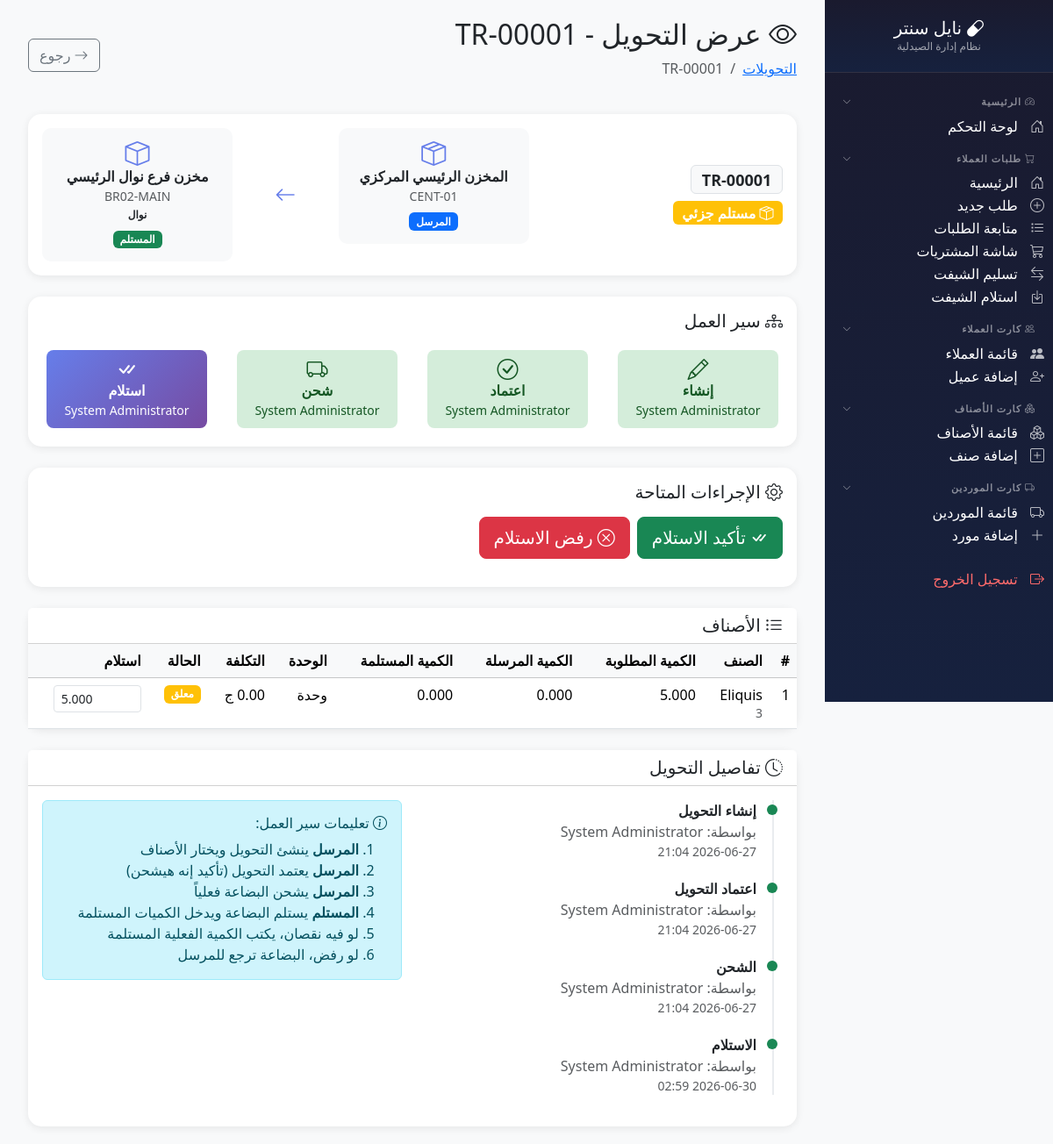
The page /modules/inventory/transfers/view.php?id=1 (signed in) on the database as committed earlier.
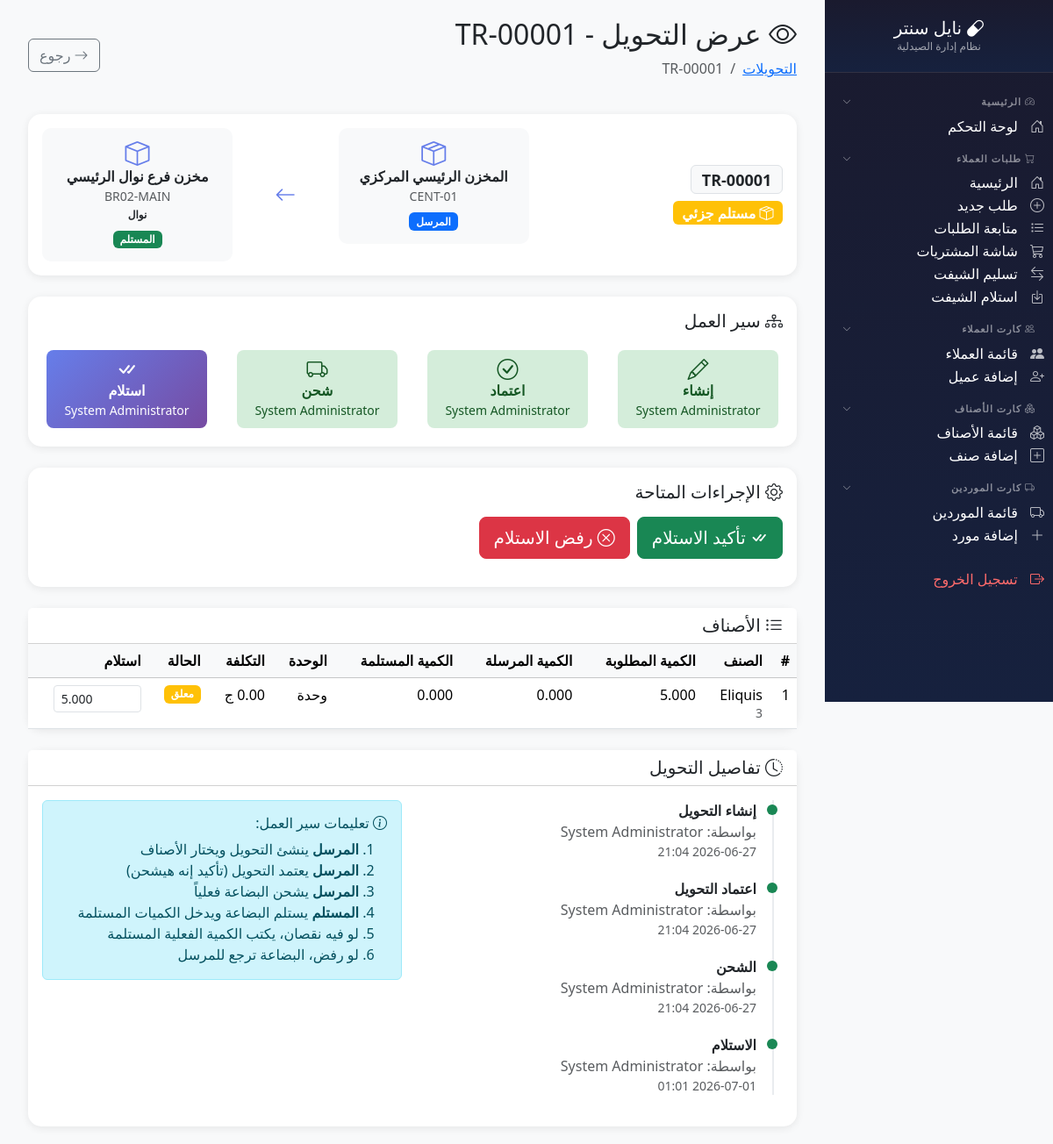
The same page on the database as committed later.
### tables this page shows
CREATE TABLE `inventory_transfers` (
  `id` int(11) NOT NULL,
  `transfer_code` varchar(20) NOT NULL,
  `from_store_id` int(11) NOT NULL,
  `to_store_id` int(11) NOT NULL,
  `from_branch_id` int(11) DEFAULT NULL,
  `to_branch_id` int(11) DEFAULT NULL,
  `transfer_type` enum('internal','branch_to_branch','central_to_branch','branch_to_central') NOT NULL,
  `status` enum('draft','pending','approved','shipped','partial_received','received','rejected','cancelled') DEFAULT 'draft',
  `total_items` int(11) DEFAULT 0,
  `total_quantity` decimal(12,3) DEFAULT 0.000,
  `total_cost` decimal(12,2) DEFAULT 0.00,
  `total_sell` decimal(12,2) DEFAULT 0.00,
  `notes` text DEFAULT NULL,
  `requested_by` int(11) DEFAULT NULL,
  `approved_by` int(11) DEFAULT NULL,
  `shipped_by` int(11) DEFAULT NULL,
  `received_by` int(11) DEFAULT NULL,
  `requested_at` datetime DEFAULT NULL,
  `approved_at` datetime DEFAULT NULL,
  `shipped_at` datetime DEFAULT NULL,
  `received_at` datetime DEFAULT NULL,
  `transfer_date` date DEFAULT NULL,
  `created_at` timestamp NOT NULL DEFAULT current_timestamp()
);

CREATE TABLE `stores` (
  `id` int(11) NOT NULL,
  `store_code` varchar(20) NOT NULL,
  `store_name` varchar(100) NOT NULL,
  `store_type` enum('main','sub') NOT NULL DEFAULT 'sub',
  `store_category` enum('warehouse','pharmacy','expired','damaged','surplus','general') NOT NULL DEFAULT 'general',
  `branch_id` int(11) DEFAULT NULL,
  `parent_store_id` int(11) DEFAULT NULL,
  `is_active` tinyint(1) DEFAULT 1,
  `notes` text DEFAULT NULL,
  `created_by` int(11) DEFAULT NULL,
  `created_at` timestamp NOT NULL DEFAULT current_timestamp(),
  `updated_at` timestamp NOT NULL DEFAULT current_timestamp() ON UPDATE current_timestamp()
);

CREATE TABLE `branches` (
  `id` int(11) NOT NULL,
  `branch_code` varchar(20) NOT NULL,
  `branch_name` varchar(100) NOT NULL,
  `address` varchar(200) DEFAULT NULL,
  `phone` varchar(20) DEFAULT NULL,
  `is_active` tinyint(1) DEFAULT 1,
  `created_at` timestamp NOT NULL DEFAULT current_timestamp()
);

CREATE TABLE `users` (
  `id` int(11) NOT NULL,
  `username` varchar(50) NOT NULL,
  `password` varchar(255) NOT NULL,
  `full_name` varchar(100) NOT NULL,
  `role` enum('admin','pharmacist','purchaser','cashier') DEFAULT 'pharmacist',
  `branch_code` varchar(20) DEFAULT NULL,
  `phone` varchar(20) DEFAULT NULL,
  `is_active` tinyint(1) DEFAULT 1,
  `last_login` datetime DEFAULT NULL,
  `created_at` timestamp NOT NULL DEFAULT current_timestamp(),
  `updated_at` timestamp NOT NULL DEFAULT current_timestamp() ON UPDATE current_timestamp()
);

### modules/inventory/transfers/view.php (the view, shortened to what the changed rows need)
<?php
$db = getDB();
$transfer_id = intval($_GET['id'] ?? 0);
$stmt = $db->prepare("
    SELECT t.*,
        fs.store_name as from_store_name, fs.store_code as from_store_code,
        ts.store_name as to_store_name, ts.store_code as to_store_code,
        fb.branch_name as from_branch_name,
        tb.branch_name as to_branch_name,
        u1.full_name as requested_by_name,
        u2.full_name as approved_by_name,
        u3.full_name as shipped_by_name,
        u4.full_name as received_by_name
    FROM inventory_transfers t
    LEFT JOIN stores fs ON t.from_store_id = fs.id
    LEFT JOIN stores ts ON t.to_store_id = ts.id
    LEFT JOIN branches fb ON t.from_branch_id = fb.id
    LEFT JOIN branches tb ON t.to_branch_id = tb.id
    LEFT JOIN users u1 ON t.requested_by = u1.id
    LEFT JOIN users u2 ON t.approved_by = u2.id
    LEFT JOIN users u3 ON t.shipped_by = u3.id
    LEFT JOIN users u4 ON t.received_by = u4.id
    WHERE t.id = ?
");
$stmt->execute([$transfer_id]);
$transfer = $stmt->fetch();
$status_labels = [
    'draft' => ['مسودة', 'bg-secondary', 'bi-pencil'],
    'pending' => ['معلق', 'bg-warning text-dark', 'bi-clock'],
    'approved' => ['معتمد', 'bg-info', 'bi-check-circle'],
    'shipped' => ['مرسل', 'bg-primary', 'bi-truck'],
    'partial_received' => ['مستلم جزئي', 'bg-warning', 'bi-box-seam'],
    'received' => ['مستلم', 'bg-success', 'bi-check-all'],
    'rejected' => ['مرفوض', 'bg-danger', 'bi-x-circle'],
    'cancelled' => ['ملغي', 'bg-dark', 'bi-x-octagon']
];
$status_info = $status_labels[$transfer['status']] ?? ['غير معروف', 'bg-secondary', 'bi-question'];
$page_title = 'عرض التحويل - ' . $transfer['transfer_code'];
?>
<!DOCTYPE html>
<html lang="ar" dir="rtl">
<head>
    <link href="https://cdn.jsdelivr.net/npm/bootstrap@5.3.2/dist/css/bootstrap.rtl.min.css" rel="stylesheet">
    <link href="https://cdn.jsdelivr.net/npm/bootstrap-icons@1.11.1/font/bootstrap-icons.css" rel="stylesheet">
</head>
<body>
    <div class="main-content">
        <div class="container-fluid">
            <div class="d-flex justify-content-between align-items-center mb-4">
                <div>
                    <h2><i class="bi bi-eye"></i> <?= $page_title ?></h2>
                    <nav aria-label="breadcrumb">
                        <ol class="breadcrumb">
                            <li class="breadcrumb-item"><a href="index.php">التحويلات</a></li>
                            <li class="breadcrumb-item active"><?= htmlspecialchars($transfer['transfer_code']) ?></li>
                        </ol>
                    </nav>
                </div>
            </div>
            <div class="card mb-4">
                <div class="card-body">
                    <div class="row align-items-center">
                        <div class="col-md-4">
                            <h4><span class="badge bg-light text-dark border"><?= htmlspecialchars($transfer['transfer_code']) ?></span></h4>
                            <span class="badge <?= $status_info[1] ?> fs-6">
                                <i class="bi <?= $status_info[2] ?>"></i> <?= $status_info[0] ?>
                            </span>
                        </div>
                        <div class="col-md-8">
                            <div class="row">
                                <div class="col-5">
                                    <div class="store-box">
                                        <i class="bi bi-box-seam"></i>
                                        <div class="fw-bold"><?= htmlspecialchars($transfer['from_store_name']) ?></div>
                                        <small class="text-muted"><?= htmlspecialchars($transfer['from_store_code']) ?></small>
                                        <div class="mt-2"><span class="badge bg-primary">المرسل</span></div>
                                    </div>
                                </div>
                                <div class="col-5">
                                    <div class="store-box">
                                        <i class="bi bi-box"></i>
                                        <div class="fw-bold"><?= htmlspecialchars($transfer['to_store_name']) ?></div>
                                        <small class="text-muted"><?= htmlspecialchars($transfer['to_store_code']) ?></small>
                                        <?php if ($transfer['to_branch_name']): ?>
                                            <div><span class="badge bg-light text-dark"><?= htmlspecialchars($transfer['to_branch_name']) ?></span></div>
                                        <?php endif; ?>
                                        <div class="mt-2"><span class="badge bg-success">المستلم</span></div>
                                    </div>
                                </div>
                            </div>
                        </div>
                    </div>
                </div>
            </div>
            <div class="card mb-4">
                <div class="card-body">
                    <div class="row">
                        <div class="col">
                            <div class="workflow-step <?= in_array($transfer['status'], ['draft', 'approved', 'shipped', 'partial_received', 'received']) ? 'completed' : 'pending' ?>">
                                <i class="bi bi-pencil fs-4"></i>
                                <div class="fw-bold">إنشاء</div>
                                <small><?= htmlspecialchars($transfer['requested_by_name'] ?? '') ?></small>
                            </div>
                        </div>
                        <div class="col">
                            <div class="workflow-step <?= in_array($transfer['status'], ['approved', 'shipped', 'partial_received', 'received']) ? 'completed' : 'pending' ?>">
                                <i class="bi bi-check-circle fs-4"></i>
                                <div class="fw-bold">اعتماد</div>
                                <small><?= htmlspecialchars($transfer['approved_by_name'] ?? '') ?></small>
                            </div>
                        </div>
                        <div class="col">
                            <div class="workflow-step <?= in_array($transfer['status'], ['shipped', 'partial_received', 'received']) ? 'completed' : 'pending' ?>">
                                <i class="bi bi-truck fs-4"></i>
                                <div class="fw-bold">شحن</div>
                                <small><?= htmlspecialchars($transfer['shipped_by_name'] ?? '') ?></small>
                            </div>
                        </div>
                        <div class="col">
                            <div class="workflow-step <?= in_array($transfer['status'], ['received']) ? 'completed' : ($transfer['status'] === 'partial_received' ? 'active' : 'pending') ?>">
                                <i class="bi bi-check-all fs-4"></i>
                                <div class="fw-bold">استلام</div>
                                <small><?= htmlspecialchars($transfer['received_by_name'] ?? '') ?></small>
                            </div>
                        </div>
                    </div>
                </div>
            </div>
            <div class="card mb-4">
                <div class="card-body p-0">
                    <div class="table-responsive">
                        <table class="table table-hover mb-0">
                            <thead class="table-light">
                                <tr>
                                    <th>#</th>
                                    <th>الصنف</th>
                                    <th>الكمية المطلوبة</th>
                                    <th>الكمية المرسلة</th>
                                    <th>الكمية المستلمة</th>
                                    <th>الوحدة</th>
                                    <th>التكلفة</th>
                                    <th>الحالة</th>
                                    <?php if ($transfer['status'] === 'shipped' || $transfer['status'] === 'partial_received'): ?>
                                    <th>استلام</th>
                                    <?php endif; ?>
                                </tr>
                            </thead>
                        </table>
                    </div>
                </div>
            </div>
            <div class="card">
                <div class="card-body">
                    <div class="row">
                        <div class="col-md-6">
                            <div class="timeline">
                                <div class="timeline-item <?= $transfer['requested_at'] ? 'completed' : 'pending' ?>">
                                    <div class="fw-bold">إنشاء التحويل</div>
                                    <div class="text-muted">بواسطة: <?= htmlspecialchars($transfer['requested_by_name'] ?? 'غير معروف') ?></div>
                                    <div class="text-muted small"><?= $transfer['requested_at'] ? date('Y-m-d H:i', strtotime($transfer['requested_at'])) : '-' ?></div>
                                </div>
                                <div class="timeline-item <?= $transfer['approved_at'] ? 'completed' : 'pending' ?>">
                                    <div class="fw-bold">اعتماد التحويل</div>
                                    <div class="text-muted">بواسطة: <?= htmlspecialchars($transfer['approved_by_name'] ?? 'غير معروف') ?></div>
                                    <div class="text-muted small"><?= $transfer['approved_at'] ? date('Y-m-d H:i', strtotime($transfer['approved_at'])) : '-' ?></div>
                                </div>
                                <div class="timeline-item <?= $transfer['shipped_at'] ? 'completed' : 'pending' ?>">
                                    <div class="fw-bold">الشحن</div>
                                    <div class="text-muted">بواسطة: <?= htmlspecialchars($transfer['shipped_by_name'] ?? 'غير معروف') ?></div>
                                    <div class="text-muted small"><?= $transfer['shipped_at'] ? date('Y-m-d H:i', strtotime($transfer['shipped_at'])) : '-' ?></div>
                                </div>
                                <div class="timeline-item <?= $transfer['received_at'] ? 'completed' : 'pending' ?>">
                                    <div class="fw-bold">الاستلام</div>
                                    <div class="text-muted">بواسطة: <?= htmlspecialchars($transfer['received_by_name'] ?? 'غير معروف') ?></div>
                                    <div class="text-muted small"><?= $transfer['received_at'] ? date('Y-m-d H:i', strtotime($transfer['received_at'])) : '-' ?></div>
                                </div>
                            </div>
                        </div>
                    </div>
                </div>
            </div>
        </div>
    </div>
</body>
</html>

Rows that differ between the two databases and show on the page:
changed inventory_transfers "عرض التحويل - TR-00001": received_at "2026-06-30 02:59" → "2026-07-01 01:01"
